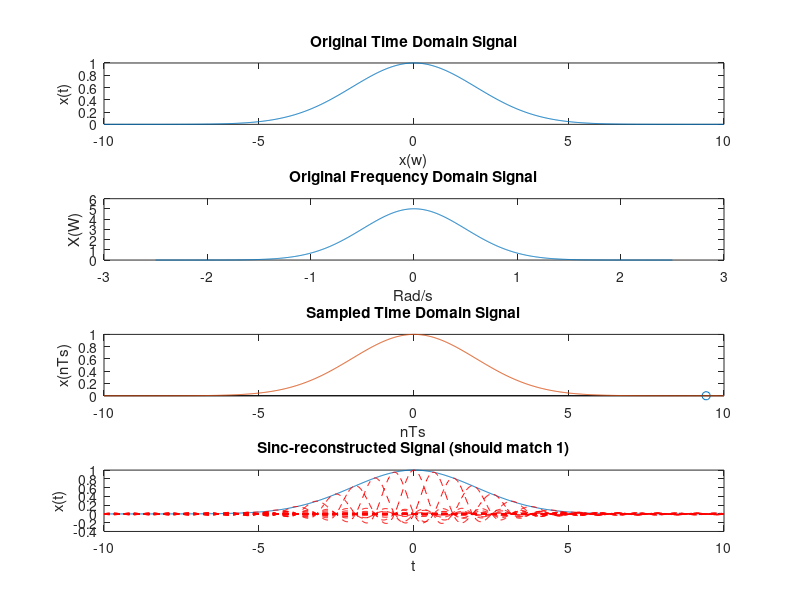

The MATLAB source for this figure:
clear;
clc;
format compact;
  
WSamples =  5 / 2; 
B =  WSamples / (2 * pi); 

nyquest =  2 * B; 
Ts =  1 / (2 * nyquest);

nyquest = floor(5 * 2 / Ts); 
n = -nyquest:nyquest; 


tSamples = linspace(-5 * 2, 5 * 2, 1000);
WSamples = linspace(-5 / 2, 5 / 2, 1000); 

signal = @(t) exp(-(t / 2) .^ 2 / 2); 
Xw = @(W) 2 * sqrt(2 * pi) * exp(-(2 * W) .^ 2 / 2); 

f  = zeros((2 * nyquest + 1), length(tSamples)); 
for  n  = -nyquest : nyquest 
    f(n + nyquest + 1, :)  =  signal(n * Ts) * sinc((tSamples - n * Ts)/ Ts); 
end

figure;
subplot(4, 1, 1); 
plot(tSamples, signal(tSamples)); 
title("Original Time Domain Signal");
xlabel( "x(w)") ; 
ylabel( "x(t)" ) ; 

subplot(4, 1, 2); 
plot(WSamples, Xw(WSamples)); 
title("Original Frequency Domain Signal");
xlabel('Rad/s'); 
ylabel('X(W)'); 

subplot(4, 1, 3);
stem(n * Ts, signal(n * Ts)); 
title("Sampled Time Domain Signal");
xlabel('nTs'); 
ylabel('x(nTs)'); 
hold on; 
plot (tSamples, signal(tSamples)); 
hold off; 

subplot(4, 1, 4);
plot (tSamples, signal(tSamples), tSamples, f, " r-- ") ;
title("Sinc-reconstructed Signal (should match 1)");
xlabel('t'); 
ylabel('x(t)'); 